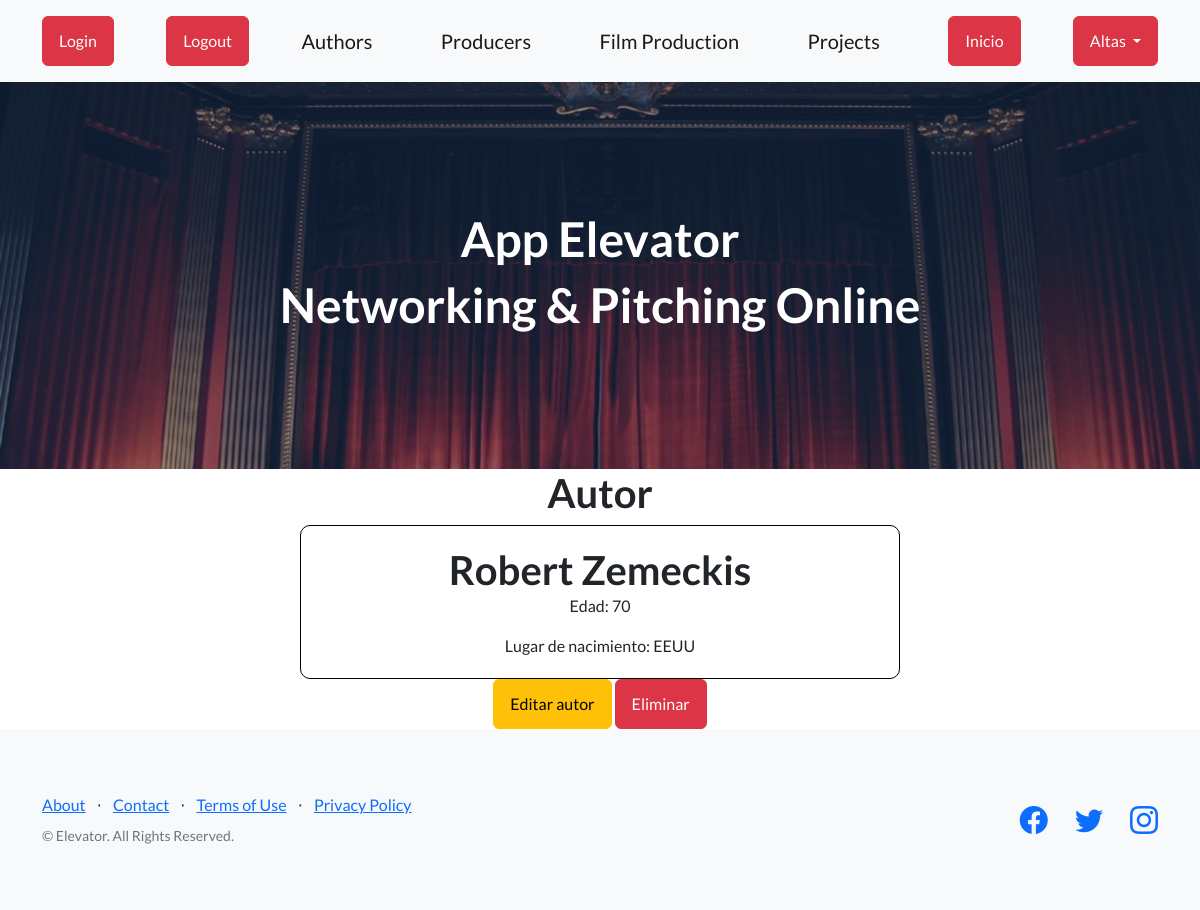
Screenshot of /App-Elevator/autor-detalles/Robert/ with the database file from the repository.
### AppElevator/models.py (models this page shows)
class Autor(models.Model):
    nombre = models.CharField(max_length=30)
    apellido = models.CharField(max_length=50)
    edad = models.IntegerField(validators=[MinValueValidator(0), MaxValueValidator(100)])
    email = models.EmailField(max_length=254)
    pais = models.CharField(max_length=50)
    def __str__(self):
        return f"{self.nombre} {self.apellido}"

### AppElevator/views.py (the view)
# urls.py: path('autor-detalles/<nombre>/', autor_detalles),
def autor_detalles(request, nombre):
    autor = Autor.objects.filter(nombre=nombre)
    print(autor)
    autorFound = autor.first()
    return render(request, 'autor_detalles.html', {'Autor': autorFound})

### AppElevator/templates/autor_detalles.html
{% extends 'page1.html' %}
{% block contenidoQueCambia %}
<div style="text-align: center;">
    <h1> Autor </h1>
    <div class="card-body" style="width: 50%; margin: 0 auto; border: 1px solid #000; padding: 20px; border-radius: 10px;">
        <h1 class="card-title">{{Autor.nombre}} {{Autor.apellido}}</h1>
        <p class="card-text">Edad: {{Autor.edad}}</p>
        <p class="card-text">Lugar de nacimiento: {{Autor.pais}}</p>
    </div>
        <div>
             <a class="btn btn-warning" href="{% url 'AppElevator:editarAutor' Autor.nombre %}">Editar autor</a>
             <a class="btn btn-danger" href="{% url 'AppElevator:eliminarAutor' Autor.nombre %}">Eliminar </a>
        </div>
    </div>
{% endblock contenidoQueCambia %}

### rows the page displays
Autor: nombre "Robert", apellido "Zemeckis", edad "70", pais "EEUU"
